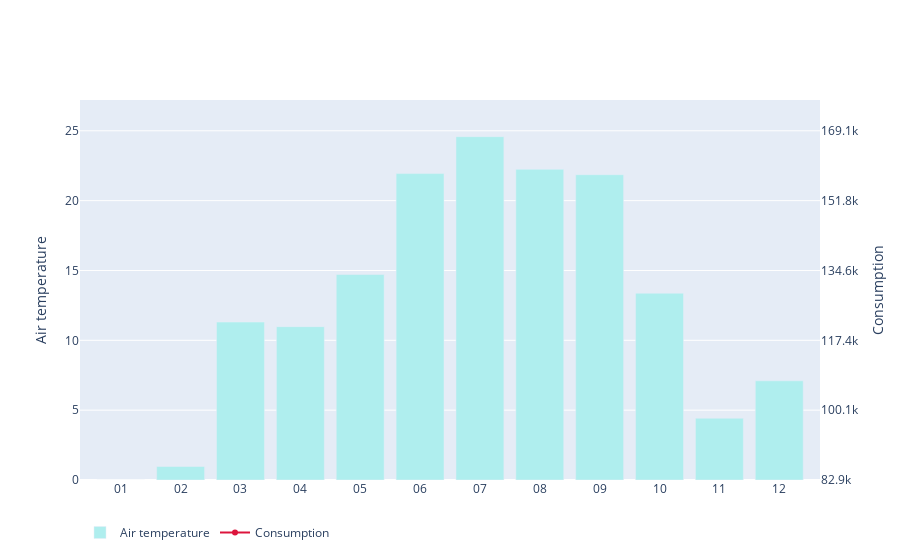

Write notebook code for a chart like this one.
### Code cell
import plotly.graph_objects as go
from plotly.data import tips

df = tips()

fig = go.Figure(
    data=go.Bar(
        x=months,
        y=temperature,
        name="Air temperature",
        marker=dict(color="paleturquoise"),
    )
)
fig.add_trace(
    go.Scatter(
        x=months,
        y=consumption,
        yaxis="y2",
        name="Consumption",
        marker=dict(color="crimson"),
    )
)

fig.update_layout(
    legend=dict(orientation="h"),
    yaxis=dict(
        title=dict(text="Air temperature"),
        side="left",
        range=[0,27.205693815532594],
    ),
    yaxis2=dict(
        title=dict(text="Consumption"),
        side="right",
        range=[82860.3, 176695.2],
        overlaying="y",
        tickmode="sync",
    ),
)

fig.show()

### Figure 1 — Plotly figure (JSON) as saved in the notebook; plotly's stock layout.template omitted (floating-point values rounded to 4 significant figures)
{"data": [{"marker": {"color": "paleturquoise"}, "name": "Air temperature", "type": "bar", "x": ["01", "02", "03", "04", "05", "06", "07", "08", "09", "10", "11", "12"], "y": [-2.871, 0.9697, 11.31, 10.98, 14.71, 21.94, 24.58, 22.24, 21.86, 13.37, 4.42, 7.1]}, {"marker": {"color": "crimson"}, "name": "Consumption", "type": "scatter", "x": ["01", "02", "03", "04", "05", "06", "07", "08", "09", "10", "11", "12"], "y": [4561145, 4057045, 3218835, 2627885, 3329187, 3382105, 3767520, 3639832, 2860642, 2748045, 3095214, 3904505], "yaxis": "y2"}], "layout": {"legend": {"orientation": "h"}, "yaxis": {"range": [0, 27.21], "side": "left", "title": {"text": "Air temperature"}}, "yaxis2": {"overlaying": "y", "range": [82860.0, 176700.0], "side": "right", "tickmode": "sync", "title": {"text": "Consumption"}}}}
